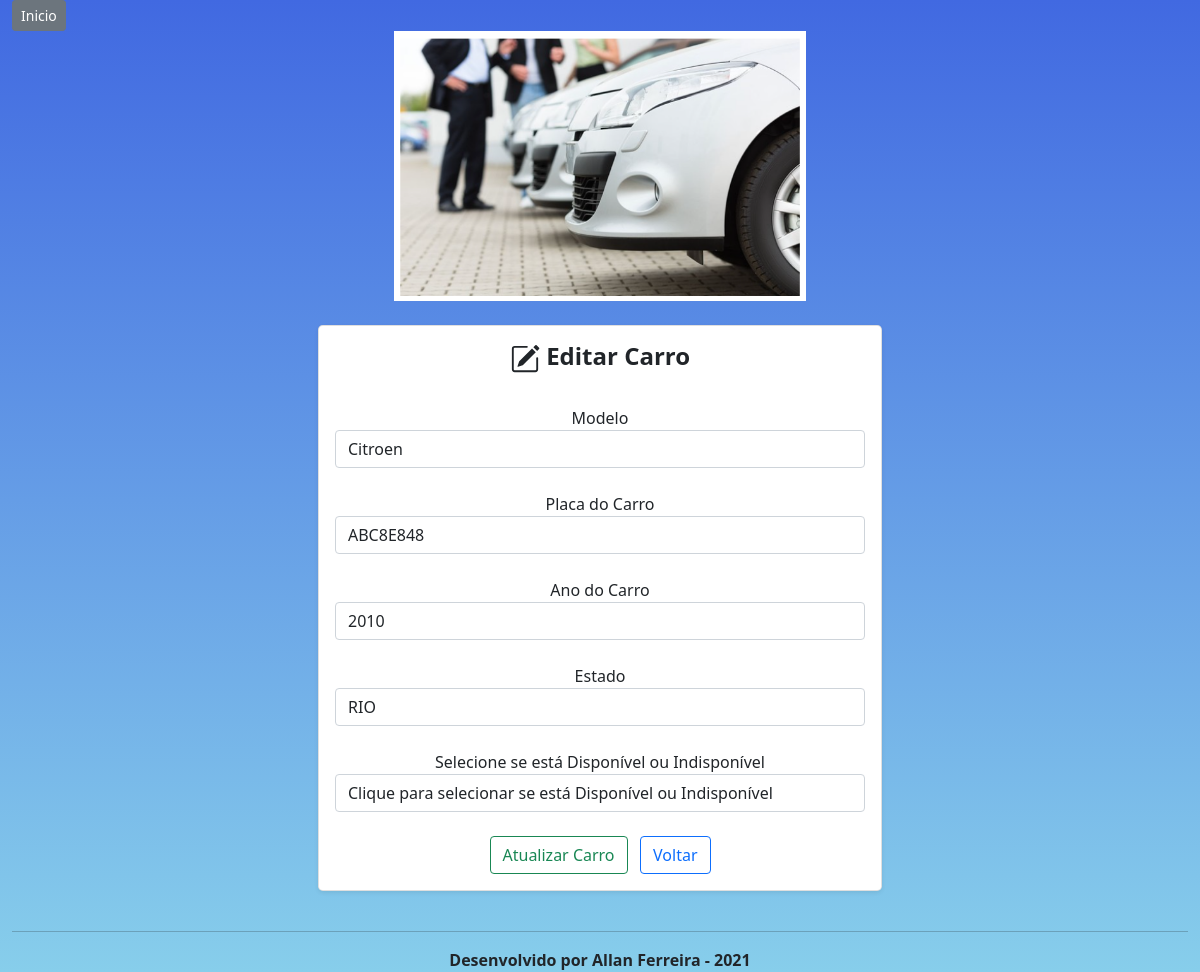
Page /edita.php?id=2 on the committed database.
### tables this page shows
CREATE TABLE `cadastro_carro` (
  `id` int(11) NOT NULL,
  `modelo` varchar(20) NOT NULL,
  `placa` varchar(20) NOT NULL,
  `ano` int(10) NOT NULL,
  `estado` varchar(20) NOT NULL,
  `manutencao` varchar(20) NOT NULL,
  `data_inicio` datetime NOT NULL,
  `data_final` datetime NOT NULL
);

### edita.php (the view, shortened to what this page needs)
<!DOCTYPE html>
<html lang="pt-br">
    <head>
        <link href="https://cdn.jsdelivr.net/npm/bootstrap@5.0.2/dist/css/bootstrap.min.css" rel="stylesheet">
    </head>
    <body>
        <div class="container-fluid" style="background-image: linear-gradient(#4169E1, #87CEEB)">
        <div>
            <a href="index.php" button type="submit" class="btn btn-secondary btn-sm">Inicio</button></a>
        </div>
        <header>
            <center><img src="imagem/carro.png" width="35%" height="30%"/></center>
            </header>
        <div class="container-fluid">
            <section>
                <br/>
                <div class="row justify-content-center row-cols-2 row-cols-md-2 mb-3 text-center">
                    <div class="col">
                        <div class="card mb-4 rounded-3 shadow-sm">
                            <div class="card-hearder py-3">
                                <h4 class="my-0 fw-normal"><b>Editar Carro</b></h4>
                                </div>
                                    <div class="card-body">
                                <?php
                                    include 'conecta.php';
                                    $id = $_GET['id'];
                                    $sql = "SELECT * FROM cadastro_carro WHERE id = $id";
                                    $query = $conn->query($sql);
                                    while($dados = $query->fetch_assoc()){
                                        $modelo = $dados['modelo'];
                                        $placa = $dados['placa'];
                                        $ano = $dados['ano'];
                                        $estado = $dados['estado'];
                                    }
                                ?>
                            <form action="editar.php?id=<?php echo $id; ?>" method="POST">
                                <div class="form-group">
                                    <label>Modelo</label>
                                    <input type="text" class="form-control" name="modelo" placeholder="Insira o Modelo" value="<?php echo $modelo; ?>" required/>
                                    <br/>
                                    <label>Placa do Carro</label>
                                    <input type="placa" class="form-control" name="placa" placeholder="Insira a placa do carro" value="<?php echo $placa; ?>" required/>
                                    <br/>
                                    <label>Ano do Carro</label>
                                    <input type="number" class="form-control" name="ano" placeholder="Insira o ano do carro" value="<?php echo $ano; ?>" required/>
                                    <br/>
                                    <label>Estado</label>
                                    <input type="text" class="form-control" name="estado" placeholder="Insira o estado" value="<?php echo $estado; ?>" required/>
                                    <br/>
                                    <label>Selecione se está Disponível ou Indisponível</label>
                                        <select name="manutencao" class="form-control">
                                            <option hidden selected>Clique para selecionar se está Disponível ou Indisponível</option>
                                        </select>
                                    <br/>
                                    <button type="submit" class="btn btn-outline-success">Atualizar Carro</button>&nbsp;&nbsp;&nbsp;<a class="btn btn-outline-primary" href="cadastro.php" role="button">Voltar</a>
                                </form>
                                </div>
                            </div>
                        </div>
                    </div>
                </div>
        </div>
        <footer>
            <hr/>
            <center><b>Desenvolvido por Allan Ferreira - 2021</b></center>
        </footer>
    </body>
</html>

### rows in the picture
cadastro_carro: modelo "Citroen", placa "ABC8E848", ano "2010", estado "RIO"
